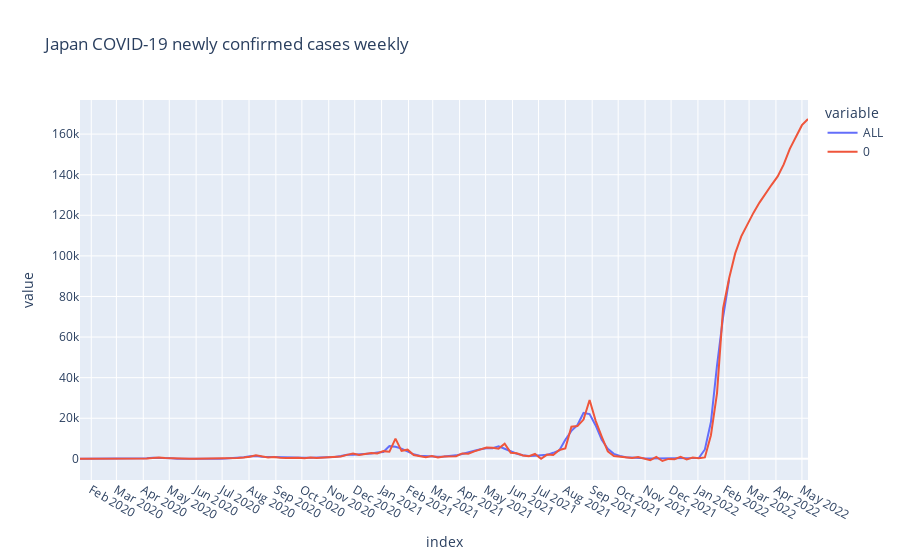

The cell this chart's notebook holds for it:
### Code cell
ts_forecast = result_all.predict(start=df_gr.index[0], end=df_gr.index[-1]+relativedelta(months=3))

temp_df = df_gr.ALL.to_frame()
temp_df = pd.concat([temp_df, ts_forecast])
fig = px.line(temp_df, title='Japan COVID-19 newly confirmed cases weekly')
fig.update_layout({
    'xaxis': {
        'dtick': 'M1'
    }
})
fig.show()

### Figure 1 — Plotly figure (JSON) as saved in the notebook; plotly's stock layout.template omitted (floating-point values rounded to 4 significant figures; data arrays with more than 128 entries replaced by an {"elided": "..."} marker saying what was removed)
{"data": [{"hovertemplate": "variable=ALL<br>index=%{x}<br>value=%{y}<extra></extra>", "legendgroup": "ALL", "line": {"color": "#636efa", "dash": "solid"}, "marker": {"symbol": "circle"}, "mode": "lines", "name": "ALL", "orientation": "v", "showlegend": true, "type": "scatter", "x": {"elided": "229 str values"}, "xaxis": "x", "y": {"elided": "229 float values"}, "yaxis": "y"}, {"hovertemplate": "variable=0<br>index=%{x}<br>value=%{y}<extra></extra>", "legendgroup": "0", "line": {"color": "#EF553B", "dash": "solid"}, "marker": {"symbol": "circle"}, "mode": "lines", "name": "0", "orientation": "v", "showlegend": true, "type": "scatter", "x": {"elided": "229 str values"}, "xaxis": "x", "y": {"elided": "229 float values"}, "yaxis": "y"}], "layout": {"autosize": true, "legend": {"title": {"text": "variable"}, "tracegroupgap": 0}, "title": {"text": "Japan COVID-19 newly confirmed cases weekly"}, "xaxis": {"anchor": "y", "autorange": true, "domain": [0, 1], "dtick": "M1", "range": ["2020-01-19", "2022-05-08"], "title": {"text": "index"}, "type": "date"}, "yaxis": {"anchor": "x", "autorange": true, "domain": [0, 1], "range": [-10420.0, 176800.0], "title": {"text": "value"}, "type": "linear"}}}
